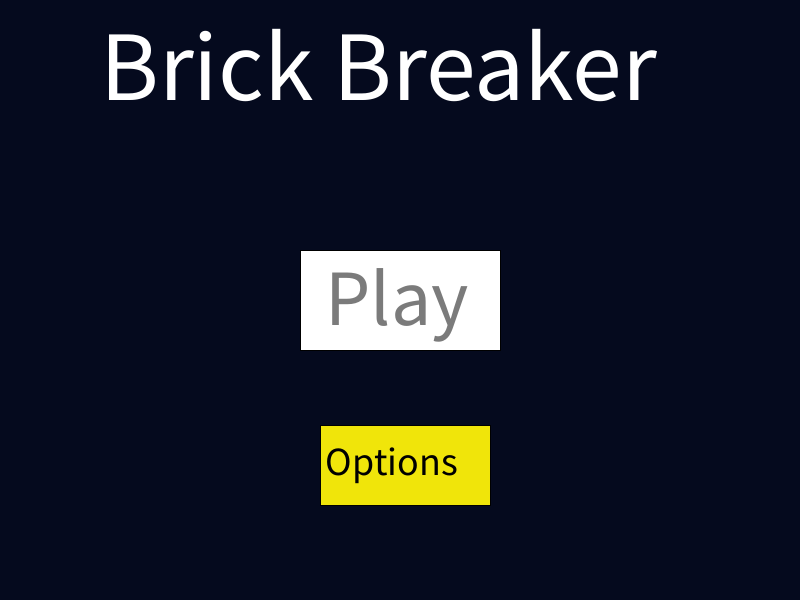
Frame 1 (no input)
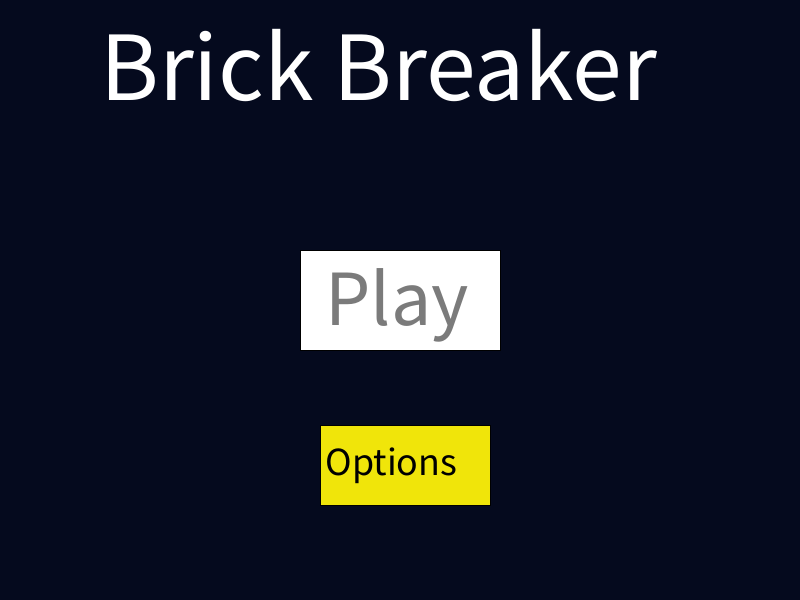
Frame 60 (the mouse pressed at the canvas centre just before this capture)
Frame 120 (the mouse held since frame 60 and released just before this capture): identical to frame 60, image omitted

The Processing sketch that drew these frames (run headless with seeded random() and noise(); from frame 60 on, the mouse is pressed at the canvas centre):

// Processing sketch: mode_framework_breaker_game
// ── mode_framework_breaker_game.pde
color sand      = #FAE73A;
color brown     = #BC5611;
color blue      = #1000FF;
color yellow    = #FFFF00;
color orange    = #FFAA00;
color green     = #00FF00;
color red       = #FF0000;
color white     = #FFFFFF;
color black     = #000000;
color gray      = #555555;
color darkgreen = #2B4D13;
color greenbrown= #859878;
color grey      = #7A8970;
color beige     = #FAF095;
color lightblue = #11A5D8;




ArrayList<Brick> myBricks;


//mode framework variables
final int INTRO = 1;
final int GAME = 2;
final int GAMEOVER = 3;
final int PAUSE = 4;
final int WIN = 5;
final int OPTIONS = 6;
int mode = INTRO;//1: intro screen, 2: game playing, 3

float thickness = 100;
float sliderX;

int lives, bricknumber;

float bx, by, bvx, bvy; //ball variables

//paddle variables
float px, py;

//keyboard variables
boolean leftKey, rightKey;

//brick planning variables
float gridx, gridy;

void setup() {
  myBricks = new ArrayList<Brick>(); 
  
  gridx = 100;
  gridy = 50;

  sliderX = 400;
  
  lives = 3;
  
  int i = 0;
  while (i < 55) {
   myBricks.add(new Brick() ); //calling constructor
   gridx = gridx + 60;
   if (gridx >= 750) {
     gridx = 100;
     gridy = gridy + 60;
     
   }
    i++;
  }
  
  size(800, 600);
  bx = width/2;
  by = 450;
  bvx = 0;
  bvy = 1;
  
  //paddle
  px = width/2;
  py = height+10;
 
}

void draw() {
  if (mode == INTRO) {
    intro();
  } else if (mode == WIN) {
    win();
  } else if (mode == GAME) {
    game();
  } else if (mode == PAUSE) {
    pause();
  } else if (mode == OPTIONS) {
    options();
  } else if (mode == GAMEOVER) {
    gameover();
  } else {
    println("Error: Mode = " + mode);
  }
}

// ── brick.pde
class Brick {
  
  //1. Instance Variables 
  float x, y;
  color c;
  int hp;
  
  //2. Constructor(s) - initializing the Instance Variables
  //                  - no return type (void)
  //                  - same name as the class
  
  Brick() {
    x = gridx;
    y = gridy;
    hp = 3;
    c = green;
    bricknumber = 0;
  }
  
  
  //3. Behaviour Functions
  void act() {
    if (hp > 0 && dist(bx, by, x, y) < 35) {   //-------------
     hp = hp - 1;
     bvx = (bx - x)/6;
     bvy = (by - y)/6;
     bricknumber = bricknumber + 1;
      
    }
   
    
  }
  
  void show() {
    if (hp == 3) {
   fill(c); 
   ellipse(x,y,50,50);
   
   
   
    }
    
    if (hp ==  2) {
  
  c = black;
  fill(c); 
   ellipse(x,y,50,50);
}
    
    if (hp ==  1) {
  
  c = yellow;
  fill(c); 
   ellipse(x,y,50,50);
}
    
  }
  
  
  
  
}

// ── game.pde
void game() {
  background(0, 0, 255);

fill(255);
 rect(700, 0, 100, 50);

  int i = 0;
  while (i < 55) {
    Brick b = myBricks.get(i);
    b.act();
    b.show();
    i++;
  }

  ball();
  paddle();
  
  fill(0);
 textSize(40);
 text("Lives:" + lives , 25, 55);
  
 text("Score:" + bricknumber, 25, 105);
  
}

void gameClicks() {
  
  if (mouseX > 700 && mouseX < 800 && mouseY > 0 && mouseY < 50) {
    
    mode = PAUSE;
    
  }
  
  
  
}

void ball() {
  fill(0);
  ellipse(bx, by, 20, 20);


  // move the ball
  bx = bx + bvx;
  by = by + bvy;
  if (bx < 0 || bx > width) {

    bvx = -bvx; //bounce off the left and right walls
  }
  if (by < 0 ) {

    bvy = -bvy;//bounce off the top and bottom walls
  }
  

  if (dist(bx, by, px, py) < (thickness + 68)/2) {
    bvx = (bx - px )/10;
    bvy = (by - py )/10;
  }


  if (bricknumber >= 165) {
    mode = WIN;
    
  }
  
  if (by > 600) {
    
    lives = lives - 1;
    bx = width/2;
    by = 450;
    bvx = 0;
    bvy = 1;
  } 
  
  if (lives == 0) {
    
    mode = GAMEOVER;
    
  }
}


void paddle() {
  fill(255);
  ellipse(px, py, thickness + 50, thickness + 50);
  if (rightKey) px = px +5;
  if (leftKey) px = px - 5;
  
  
  
  
}

// ── gameover.pde
void gameover() {
  background (0, 255, 0);
  
  
} 
  
  
  
  void gameoverClicks() {
    
    mode = INTRO;
    setup();
    
  }

// ── intro.pde
void intro() {
  
  background(5, 10, 30);
  
  
  
  fill(240, 229, 10);
  
  rect(320, 425, 170, 80);
  
  fill(0);
  textSize(40);
  
  text("Options", 325, 475);

  
  fill(255);
 rect(300, 250, 200, 100);
 
 fill(123, 123, 123);
 textSize(80);
 text("Play" , 325, 325);
 
 textSize(100);
 fill(255);
 
 text("Brick Breaker", 100, 100);

}
 
 void introClicks() {
 if (mouseX > 300 && mouseX < 500 && mouseY > 250 && mouseY < 350) {
    
    mode = GAME;
    setup();
    
 } 
 
 if (mouseX > 320 && mouseX < 490 && mouseY > 425 && mouseY < 505) {
    
    mode = OPTIONS;

    }
 
}

// ── keyboard.pde
void keyPressed() {
 if (keyCode == RIGHT) rightKey = true;
 if (keyCode == LEFT) leftKey = true;
 
}

void keyReleased() {
 if (keyCode == RIGHT) rightKey = false;
 if (keyCode == LEFT) leftKey = false;
 
}

// ── mouse.pde
void mouseReleased() {
  if (mode == INTRO) {
    introClicks();
  } else if (mode == GAME) {
    
    gameClicks();
    
  } else if (mode == WIN) {
    winClicks();
  }else if (mode == PAUSE) {
    pauseClicks();
    
  } else if(mode == OPTIONS) {
    optionClicks();
    
  } else if (mode == GAMEOVER) {
    gameoverClicks();
    
  } else {
    println("Error: Mode = " + mode);
  }
}

// ── options.pde
void options() {
  
    background(lightblue);
  
  
  rect(320, 125, 170, 80);
  
  fill(255);
  textSize(30);
  
  text("Main Menu", 325, 175);

 
thickness = map(sliderX, 100, 700, 100, 5);

  
  if (mousePressed) {
    if (dist(sliderX, 450, mouseX, mouseY) < 50) {
      sliderX = mouseX;
      if (sliderX > 700) sliderX = 700;
      if (sliderX < 100) sliderX = 100;
 }
 
 
 
 
 
 }
 
 
   
   
  
 
 
  line(100, 450, 700, 450);
 ellipse(sliderX, 450, 50, 50);
 
 
 
 textSize(50);
  
  fill(black);
  text("Paddle Thickness", 200, 350);
  
  
  ellipse(px, py, thickness +50, thickness + 50);
  if (rightKey) px = px +5;
  if (leftKey) px = px - 5;
  
  
  
  
}


void optionClicks() {
  
  if (mouseX > 320 && mouseX < 490 && mouseY > 125 && mouseY < 205) {
    
    mode = INTRO;

    }
  
  
}

// ── pause.pde
void pause() {
  
  background(150, 150, 150);
  
   fill(255);
 rect(300, 250, 200, 100);
  
}

void pauseClicks() {
  
   if (mouseX > 300 && mouseX < 500 && mouseY > 250 && mouseY < 350) {
    
    mode = GAME;
    
    
 } 
  
}

// ── win.pde
void win() {
  
  background (230, 55, 150);
  
}

void winClicks() {
  
  mode = INTRO;
    setup();
  
}
